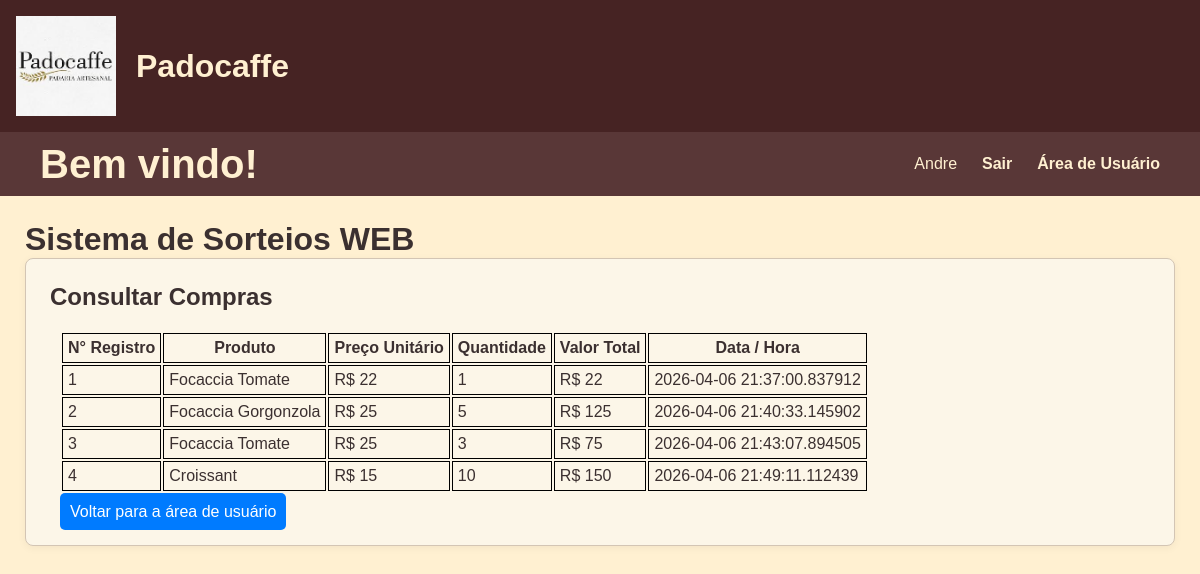
The page /consultar_compras (signed in) on the database its author committed.
### tables this page shows
CREATE TABLE usuario (
  id_usuario INTEGER PRIMARY KEY AUTOINCREMENT,
  username TEXT UNIQUE NOT NULL,
  password TEXT NOT NULL,
  CPF INTEGER NOT NULL,
  celular INTEGER NOT NULL
);

CREATE TABLE venda (
  id_venda INTEGER PRIMARY KEY AUTOINCREMENT,
  data_venda TIMESTAMP NOT NULL,
  id_usuario INTEGER NOT NULL,
  id_produto INTEGER NOT NULL,
  preco_venda DECIMAL(10,2) NOT NULL,
  desconto_unitario DECIMAL(10,2) DEFAULT 0,
  quantidade_vendida INTEGER NOT NULL,
  FOREIGN KEY (id_usuario) REFERENCES usuario(id_usuario),
  FOREIGN KEY (id_produto) REFERENCES produto(id_produto)
);

CREATE TABLE produto (
  id_produto INTEGER PRIMARY KEY AUTOINCREMENT,
  nome TEXT UNIQUE NOT NULL,
  preco_atual DECIMAL(10,2) NOT NULL,
  ativo BOOLEAN DEFAULT 1
);

### flaskr/usuario.py (the view)
@bp.route('/consultar_compras')
@usuario_required
def consultar_compras():
    id_usuario = session["user_id"]
    db = get_db()
    compras = db.execute(
        'SELECT ' +
        ' venda.id_venda AS id_venda, ' +
        ' venda.id_usuario AS id_usuario, ' +
        ' venda.preco_venda AS preco, ' +
        ' venda.quantidade_vendida AS quantidade, ' +
        ' venda.data_venda AS data, ' +
        ' produto.nome AS produto ' +
        ' FROM venda ' +
        ' INNER JOIN produto ON venda.id_produto = produto.id_produto '+
         ' WHERE id_usuario = ?', (id_usuario,)
    ).fetchall()
    if compras:
        return render_template('usuario/consultar_compras.html',compra_encontrada=True,compras=compras)
    else:
        return render_template('usuario/consultar_compras.html',compra_encontrada=False)

### flaskr/auth.py (called while the page is built, shortened)
@bp.before_app_request
def load_logged_in_user():
    user_id = session.get("user_id")
    auth_type = session.get("auth_type")
    if user_id is None:
        g.admin = None
        g.usuario = None
    elif auth_type == "usuario":
        db = get_db()
        g.usuario = db.execute(
            "SELECT id_usuario, username, password FROM usuario WHERE id_usuario = ?",
            (user_id,)
        ).fetchone()
        g.admin = None

def usuario_required(view):
    @functools.wraps(view)
    def wrapped_view(**kwargs):
        if g.usuario is None:
            return redirect(url_for("auth.login_usuario"))
        return view(**kwargs)
    return wrapped_view

### flaskr/db.py (called while the page is built)
def get_db():
    if 'db' not in g:
        g.db = sqlite3.connect(DB_PATH)
        g.db.row_factory = sqlite3.Row
    return g.db

### flaskr/templates/usuario/consultar_compras.html (shortened to what this page needs)
{% extends 'base.html' %}
{% block content %}
    <h2 style="margin-bottom: 20px;">Consultar Compras</h2>
    <div>
        {% if compra_encontrada %}
        <table style="margin: 10px;">
            <tr>
                <th>N° Registro </th>
                <th>Produto </th>
                <th>Preço Unitário</th>
                <th>Quantidade </th>
                <th>Valor Total</th>
                <th>Data / Hora </th>
            </tr>
            {% for compra in compras %}
                <tr>
                    <td>{{compra.id_venda}}</td>
                    <td>{{compra.produto}}</td>
                    <td>R$ {{compra.preco}}</td>
                    <td>{{compra.quantidade}}</td>
                    <td>R$ {{compra.quantidade * compra.preco}}</td>
                    <td>{{compra.data}}</td>
                </tr>
            {% endfor %}
        </table>
        {% else %}
        <p style="margin: 10px;">Você ainda não fez nenhuma compra</p>
        {% endif %}
        <a href="{{ url_for('usuario.index_usuario') }}" style="text-decoration: none; background-color: #007BFF; color: white; padding: 10px; border-radius: 5px; margin: 10px;">Voltar para a área de usuário</a>
    </div>
{% endblock %}

### flaskr/templates/base.html (shortened to what this page needs)
<!doctype html>
<html lang="pt-br">
  <head>
    <link rel="stylesheet" href="{{ url_for('static', filename='style.css') }}">
  </head>
  <body>
    <header class="main-header">
        <img src="{{ url_for('static', filename='img/padocaffe imagem.jpeg') }}" alt="Logomarca da Empresa Padocaffe" style="height: 100px;">
        <h1>Padocaffe</h1>
    </header>
    <nav class="navbar">
      <h1>Bem vindo!</h1>
      <ul>
        {% if g.admin %}
            <li><span>{{ g.admin['username'] }}</span></li>
            <li><a class="navbar-item" href="{{ url_for('auth.logout_admin') }}">Sair</a></li>
            <li><a class="navbar-item" href="{{ url_for('admin.index_admin') }}">Área de Administrador</a></li>
        {% else %}
          {% if g.usuario %}
            <li><span>{{ g.usuario['username'] }}</span></li>
            <li><a class="navbar-item" href="{{ url_for('auth.logout_usuario') }}">Sair</a></li>
            <li><a class="navbar-item" href="{{ url_for('usuario.index_usuario') }}">Área de Usuário</a></li>
          {% else %}
            <li><a class="navbar-item" href="{{ url_for('auth.login_admin') }}">Área de Administrador</a></li>
            <li><a class="navbar-item" href="{{ url_for('auth.index') }}">Voltar ao Início</a></li>
          {% endif %}
        {% endif %}
      </ul>
    </nav>
    <main>
      <div style="display: flex; align-items: center; gap: 12px;">
        <h1 style="margin: 0;">Sistema de Sorteios WEB</h1>
      </div>
      <section class="content">
      {% block content %}{% endblock %}
      </section>
    </main>
  </body>
</html>

### flaskr/static/style.css (style rules this page uses)
* { margin: 0; padding: 0; box-sizing: border-box; }
body { background-color: #FFF0D1; color: #3B3030; font-family: Arial, Helvetica, sans-serif; }
a { color: #664343; text-decoration: none; }
.main-header { background-color: #462323; padding: 1rem; display: flex; align-items: center; gap: 20px; color: #FFF0D1; }
.navbar { width: 100%; height: 4rem; background-color: #593737; display: flex; justify-content: space-between; align-items: center; }
.navbar h1 { margin-left: 2.5rem; font-size: 2.5rem; color: #FFF0D1; }
.navbar ul { margin-right: 2.5rem; list-style: none; display: flex; align-items: center; gap: 25px; }
.navbar li { color: #FFF0D1; display: inline-flex; justify-content: space-evenly; }
.navbar-item { color: #FFF0D1; line-height: 50px; text-decoration: none; font-weight: bold; font-family: Arial, Helvetica, sans-serif; }
td { border: 1px solid black; margin: 0px; padding: 5px; }
th { border: 1px solid black; margin: 0px; padding: 5px; }
main { padding: 25px; }
.content { background-color: #fcf6e8; padding: 1.5rem; border: 1px solid #d3c5b4; border-radius: 8px; box-shadow: 0 2px 8px rgba(0,0,0,0.05); }
.content:last-child { margin-bottom: 0; }

### rows shown on the page
usuario: usuario.username "Andre"
venda: id_venda "1", produto "Focaccia Tomate", preco "22", quantidade "1", compra.quantidade*compra.preco "22", data "2026-04-06 21:37:00.837912"
venda: id_venda "2", produto "Focaccia Gorgonzola", preco "25", quantidade "5", compra.quantidade*compra.preco "125", data "2026-04-06 21:40:33.145902"
venda: id_venda "3", produto "Focaccia Tomate", preco "25", quantidade "3", compra.quantidade*compra.preco "75", data "2026-04-06 21:43:07.894505"
venda: id_venda "4", produto "Croissant", preco "15", quantidade "10", compra.quantidade*compra.preco "150", data "2026-04-06 21:49:11.112439"
